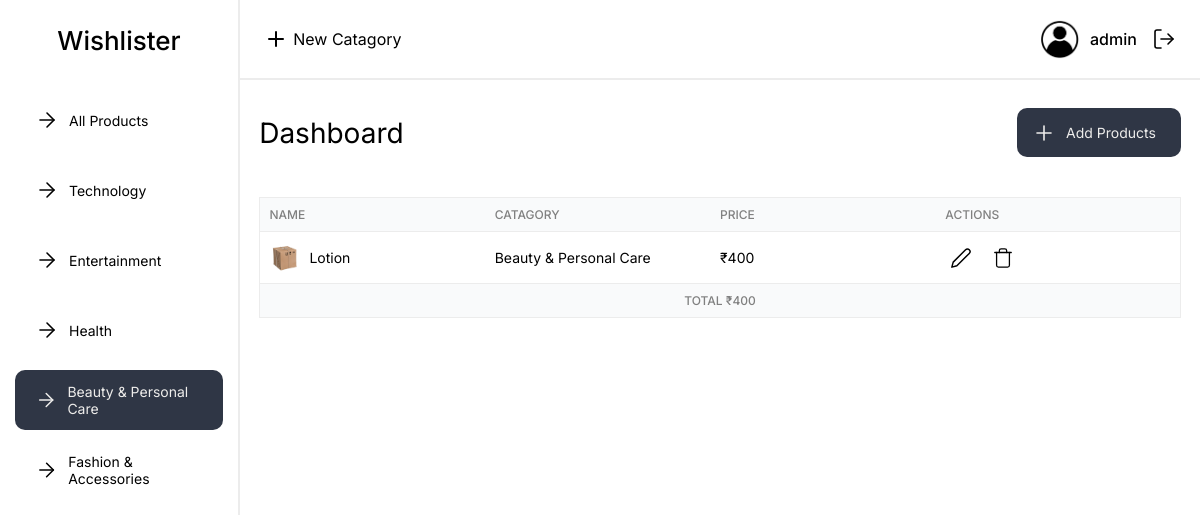
/index.php?catId=4 (signed in), run on the app's committed database.
### tables this page shows
CREATE TABLE `catagories` (
  `catagory_id` int(11) NOT NULL,
  `catagory_name` varchar(255) NOT NULL,
  `catagory_user_id` int(11) NOT NULL
);

CREATE TABLE `products` (
  `product_id` int(11) NOT NULL,
  `product_name` varchar(255) NOT NULL,
  `product_catagory_id` int(11) NOT NULL,
  `product_price` int(255) NOT NULL,
  `product_link` varchar(255) NOT NULL,
  `product_user_id` int(11) NOT NULL
);

### parts/_functions.php (called while the page is built)
<?php
function productNameLinkValidate($name, $link)
{
    if ($link == 0) {
        return $name;
    } else {
        return '<a class="product-name"  href="' . $link . '" target="_blank">' . $name . '</a>';
    }
}
?>

### components/_sidebar.php (shortened to what this page needs)
<?php
$isCatId = isset($_GET['catId']);
$userId = $_SESSION['userId'];
?>
<section class="sidebar">
    <div class="site-title">
        <p>
            <a href="index.php"> Wishlister </a>
        </p>
    </div>
    <nav class="nav">
        <div class="nav-items-container">
            <div class="nav-item-parent <?php if (!$isCatId) {
                echo 'nav-item-active';
            } ?>">
                <a href="index.php" class="nav-item-parent nav-item flex justify-between items-center ">
                    <div class=" nav-item-main flex items-center">
                        <i data-feather="arrow-right" stroke-width="1.6"></i>
                        <p>All Products</p>
                    </div>
                </a>
            </div>
            <?php
            $sql = "SELECT * FROM `catagories` WHERE `catagory_user_id` = '$userId'";
            $result = mysqli_query($connect, $sql);
            while ($row = mysqli_fetch_assoc($result)) {
                $catagoryName = $row['catagory_name'];
                $catagoryId = $row['catagory_id'];
                if ($isCatId) {
                    if ($_GET['catId'] == $catagoryId) {
                        $showNavItemActive = 'nav-item-active';
                    } else {
                        $showNavItemActive = false;
                    }
                }
                ?>
            <div class="nav-item-parent <?php if ($showNavItemActive) {
                    echo $showNavItemActive;
                } ?>">
                <a href="index.php?catId=<?php echo $catagoryId; ?>" class="nav-item flex justify-between items-center">
                    <div class="nav-item-main flex items-center">
                        <i data-feather="arrow-right" stroke-width="1.6"></i>
                        <p><?php echo $catagoryName; ?></p>
                    </div>
                </a>
            </div>
            <?php
            }
            ?>
        </div>
    </nav>
</section>

### components/_hero.php
<?php
$userId = $_SESSION['userId'];
include_once './parts/_functions.php';
?>
<section class="hero-container">
    <div class="hero-header">
        <p>Dashboard</p>
        <a id="addProductBtn">
            <i data-feather="plus" stroke-width="1.6"></i>
            <p>
                Add Products
            </p>
        </a>
    </div>
</section>
<section class='data-table-container'>
    <div class='data-table-head-container data-table-row'>
        <div class='data-table-head'>
            <div>Name</div>
            <div>Catagory</div>
            <div>Price</div>
            <div>Actions</div>
        </div>
    </div>
    <div class='data-table-body-container '>
        <?php
        if (isset($_GET['catId'])) {
            $catId = $_GET['catId'];
            $sql = "SELECT * FROM `products` WHERE `product_catagory_id` = $catId AND `product_user_id` = '$userId' ORDER BY `product_id` DESC";
        } else {
            $sql = "select * from `products` WHERE `product_user_id` = $userId ORDER BY `product_id` DESC";
        }
        $result = mysqli_query($connect, $sql);
        $num = mysqli_num_rows($result);
        $totalPrice = 0;
        while ($row = mysqli_fetch_assoc($result)) {
            $productId = $row['product_id'];
            $productName = $row['product_name'];
            $productPrice = $row['product_price'];
            $totalPrice += $productPrice;
            $productLink = $row['product_link'];
            $productName = productNameLinkValidate($productName, $productLink);
            $productCatagoryId = $row['product_catagory_id'];
            $sql2 = "select * from `catagories` where `catagory_id` = '$productCatagoryId'";
            $result2 = mysqli_query($connect, $sql2);
            $row2 = mysqli_fetch_assoc($result2);
            $productCatagory = $row2['catagory_name'];
            ?>
        <div class='data-table-body data-table-row'>
            <div id="<?php echo $productId ?>">
                <img src='assets/images/product.png' width='30px' height='30px' alt=''>
                <?php echo $productName; ?>
            </div>
            <div id="productCatagoryId-<?php echo $productCatagoryId; ?>"><?php echo $productCatagory ?>
            </div>
            <div><?php echo '₹' . $productPrice; ?></div>
            <div class='data-table-actions-container'>
                <div class="data-table-edit">
                    <i id="productEditId-<?php echo $productId ?>" data-feather='edit-2' stroke-width='1.6'></i>
                </div>
                <div id="productDeleteId-<?php echo $productId ?>" class='data-table-delete'>
                    <i data-feather='trash' stroke-width='1.4'></i>
                </div>
            </div>
        </div>
        <?php } ?>
    </div>
    <div class='data-table-footer-container data-table-row'>
        <div class='data-table-footer '>
            <div class="flex justify-center">
                <?php
                if ($num == 0) {
                    echo "No results found";
                } else {
                    echo 'Total ₹' . $totalPrice;
                }
                ?>
            </div>
        </div>
    </div>
</section>

### sass/style.css (style rules this page uses)
* { margin: 0; padding: 0; box-sizing: border-box; }
a { text-decoration: none; color: unset; }
.flex { display: flex; }
.justify-center { justify-content: center; }
.justify-between { justify-content: space-between; }
.items-center { align-items: center; }
.font-inter { font-family: "Inter", sans-serif; font-optical-sizing: auto; font-variation-settings: "slnt" 0; }
.main-site-area section { padding: 0 2%; }
.sidebar { width: 20%; border-right: 2px solid #ececec; position: fixed; top: 0; left: 0; background: white; height: 100vh; }
.sidebar .site-title { display: flex; justify-content: center; align-items: center; font-size: 26px; font-weight: 500; height: 80px; }
.sidebar .nav { position: relative; }
.sidebar .nav .nav-items-container { margin: 10px 15px; }
.sidebar .nav .nav-items-container .nav-item-parent { position: relative; border-radius: 10px; }
.sidebar .nav .nav-items-container .nav-item { position: relative; margin: 10px 0; height: 60px; padding: 0 0 0 20px; border-radius: 10px; font-size: 14px; cursor: pointer; }
.sidebar .nav .nav-items-container .nav-item .nav-item-main p { margin: 0 10px; }
.nav-item-active { background: #2f3645; color: #eeedeb; }
.hero-header { display: flex; justify-content: space-between; align-items: center; padding-top: 28px; font-size: 28px; }
.hero-header a { display: flex; align-items: center; justify-content: center; font-size: 14px; padding: 6px 15px; background: #2f3645; color: #eeedeb; border-radius: 10px; cursor: pointer; }
.hero-header a p { margin: 10px; }
.data-table-container { font-size: 14px; margin: 40px 0; }
.data-table-container .data-table-head-container, .data-table-container .data-table-footer-container { background: #f9fafb; text-transform: uppercase; color: gray; font-size: 12px; font-weight: 500; }
.data-table-container .data-table-footer-container { border-bottom: 1.4px solid #ececec; }
.data-table-container .data-table-row { display: flex; justify-content: space-between; align-items: center; padding: 1% 1%; border-top: 1.4px solid #ececec; border-right: 1.4px solid #ececec; border-left: 1.4px solid #ececec; }
.data-table-container .data-table-row div { display: flex; align-items: center; flex: 1; }
.data-table-container .data-table-row div img { margin-right: 10px; }
.data-table-container .data-table-actions-container { gap: 0 10px; }
.data-table-container .data-table-actions-container div { display: flex; justify-content: center; align-items: center; border-radius: 5px; flex: 0; padding: 5px; cursor: pointer; width: 32px; height: 32px; }
.data-table-container .data-table-actions-container div svg { cursor: pointer; }

### data on the page
catagories: catagory_name "Technology"
catagories: catagory_name "Entertainment"
catagories: catagory_name "Health"
catagories: catagory_name "Beauty & Personal Care"
catagories: catagory_name "Fashion & Accessories"
products: product_name "Lotion", catagories.catagory_name "Beauty & Personal Care", product_price "400"

### other printed values
$_SESSION['username'] "admin"
$totalPrice "400"
